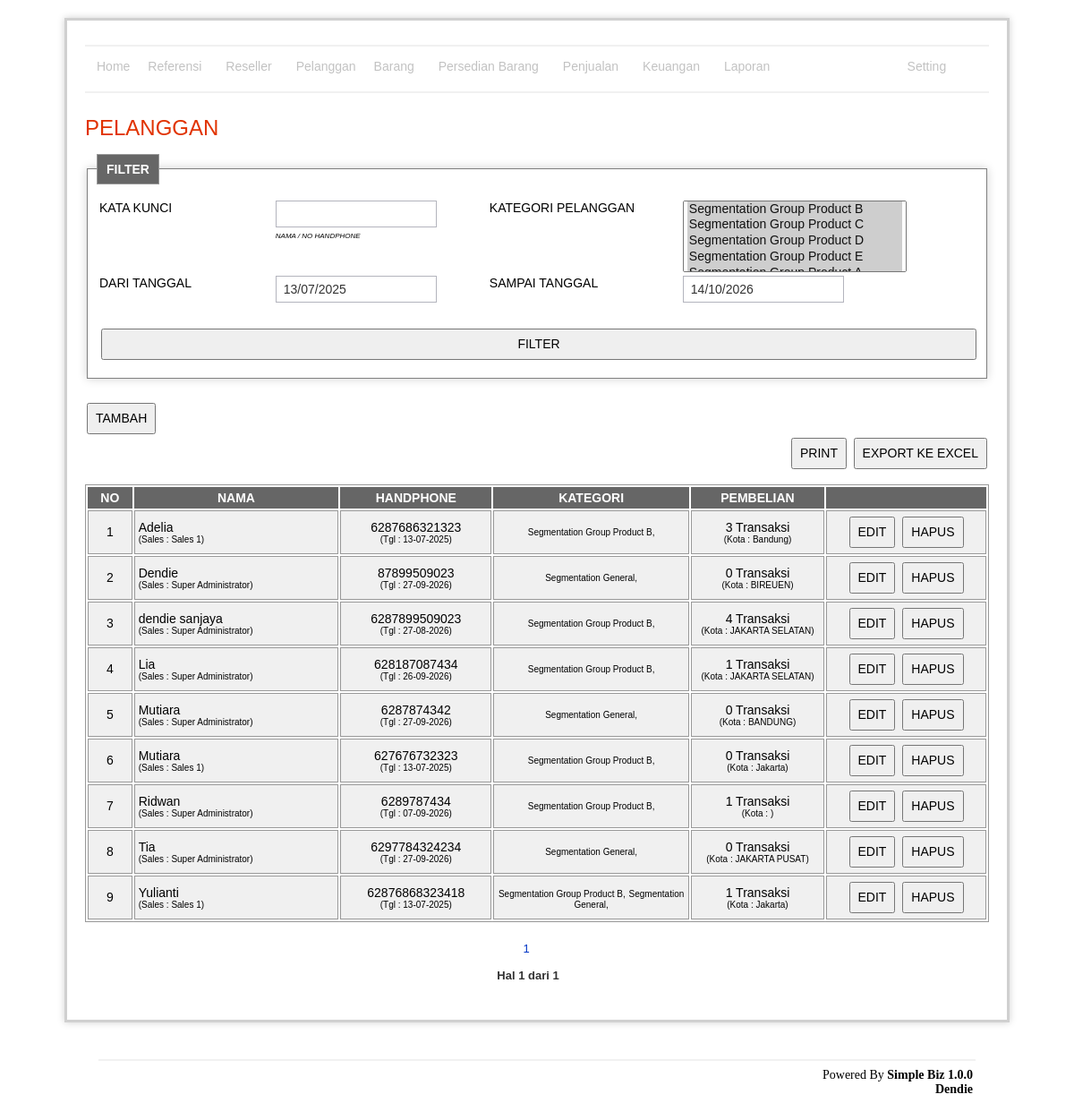
Page /customer/index.php (signed in) on the committed database.
### tables this page shows
CREATE TABLE `customer`  (
  `id` int(11) NOT NULL AUTO_INCREMENT,
  `sales_id` int(11) NOT NULL,
  `name` varchar(255) NOT NULL,
  `country_code` varchar(255) NOT NULL,
  `phone_number` varchar(255) NOT NULL,
  `city` varchar(255) NOT NULL,
  `date_input` datetime(0) NOT NULL,
  `is_delete` enum('0','1') NOT NULL COMMENT '0=not delete,1=delete',
  PRIMARY KEY (`id`) USING BTREE,
  INDEX `phone_number`(`country_code`, `phone_number`) USING BTREE
);

CREATE TABLE `customer_group`  (
  `id` int(11) NOT NULL AUTO_INCREMENT,
  `customer_id` int(11) NOT NULL,
  `client_id` int(11) NOT NULL,
  PRIMARY KEY (`id`) USING BTREE
);

CREATE TABLE `client`  (
  `id` int(11) NOT NULL AUTO_INCREMENT,
  `name` varchar(255) NOT NULL,
  `phone` varchar(255) NOT NULL,
  `messanger` varchar(255) NOT NULL,
  `date` date NOT NULL,
  `address` tinytext NULL,
  `is_fix` enum('0','1') NOT NULL DEFAULT '0' COMMENT '0= can be delete, 1= not delete',
  `is_delete` enum('0','1') NOT NULL DEFAULT '0' COMMENT '0=no delete, 1=delete',
  PRIMARY KEY (`id`) USING BTREE
);

### customer/indexRead.php (called while the page is built, shortened)
<?php
	include '../lib/connection.php';
	include '../lib/split.class.php';
	include '../lib/general.class.php';
	$keyword = general::secureInput(str_replace(' ','',trim($_REQUEST['keyword'])));
	$clientId = isset($_REQUEST['clientId']) ? $_REQUEST['clientId'] : array();
	$record = isset($_GET['SplitRecord']) ? general::secureInput($_GET['SplitRecord']) : 0;
	$whereSalesId = '';
	$tmp = explode('/',$_REQUEST['dateFrom']);
	$dateFrom  = general::secureInput($tmp[2].'-'.$tmp[1].'-'.$tmp[0]);
	$tmp = explode('/',$_REQUEST['dateTo']);
	$dateTo  = general::secureInput($tmp[2].'-'.$tmp[1].'-'.$tmp[0]);
	$query = "select id, name, phone,address
	          from client
	          where is_delete = '0'";
	$tmpClient = mysqli_query($con, $query) or die(mysqli_error($con));
	$clientIdDefault = array();
	while($valClient = mysqli_fetch_array($tmpClient)) {
	  $clientIdDefault[] = $valClient['id'];
	}
	$clientId = count($clientId) == 0 ? $clientIdDefault : $clientId;
	$clientIdStr = implode($clientId,',');
	$where = '';
	$where .= $clientId != 'x'? " and cg.client_id in ($clientIdStr) " : "";
	$limit = isset($_REQUEST['print']) ? '' : "limit $record,50";
	$query = "select c.id, c.name, c.phone_number, c.country_code, c.city, c.sales_id,
	        date_format(date_input,'%d-%m-%Y') as date_contact,
			(select m.name from member as m where m.id = c.sales_id) as sales_name
		from customer as c
		inner join customer_group as cg
		  on c.id = cg.customer_id
		  $where
		where c.is_delete = '0'
		  and (replace(name, ' ', '' ) like '%$keyword%' or replace(concat(c.country_code,c.phone_number), ' ', '' ) like '%$keyword%'
		  or concat(c.country_code,c.phone_number) like '%$keyword%')
		  and (date_format(date_input,'%Y-%m-%d') >= '$dateFrom' and date_format(date_input,'%Y-%m-%d') <= '$dateTo')
		  $whereSalesId
		group by c.id
		order by name
		$limit
		";
	$data = mysqli_query($con, $query) or die (mysqli_error($con));
	$query = "select count(c.id) as total
		from customer as c
		inner join customer_group as cg
		  on c.id = cg.customer_id
		  $where
		where c.is_delete = '0'
		  and (replace(name, ' ', '' ) like '%$keyword%' or replace(concat(c.country_code,c.phone_number), ' ', '' ) like '%$keyword%'
		  or concat(c.country_code,c.phone_number) like '%$keyword%')
		  and (date_format(date_input,'%Y-%m-%d') >= '$dateFrom' and date_format(date_input,'%Y-%m-%d') <= '$dateTo')
		  $whereSalesId
		  ";
	$dataTotal = mysqli_query($con, $query) or die(mysqli_error($con));
	$total = mysqli_fetch_array($dataTotal);
	$query = "select id, name, phone,address
	          from client
	          where is_delete = '0'";
	$cmbClient = mysqli_query($con, $query) or die(mysqli_error($con));
	$split = new Split('index.php',$total['total'],50,30);
?>

### lib/general.class.php (called while the page is built, shortened)
<?php
if (!class_exists('general')) {
	class general
	{
		public static function secureInput($str)
		{
			$rst = addslashes(htmlentities($str));
			return $rst;
		}
	}
}
?>

### customer/index.php (the view, shortened to what this page needs)
<?php include 'indexRead.php' ?>
	<h1>PELANGGAN</h1>
		<fieldset>
			<legend><b>FILTER<b></legend>
				<form action="index.php" method="post" >
					<table width="100%">
						<tr>
							<td width="20%" valign="top">KATA KUNCI</td>
							<td valign="top">
								<input placeholder=""name="keyword" type="text" value="<?php echo $_REQUEST['keyword'] ?>" style="width:180px"/><br />
								<small style="font-size:8px"><i>NAMA  / NO HANDPHONE</i></small>
							</td>
							<td width="" valign="top">KATEGORI PELANGGAN</td>
							<td width="" valign="top">
								<select name="clientId[]" style="width:250px; height: 80px" multiple>
									<?php while($valClient = mysqli_fetch_array($cmbClient)): ?>
										<option value="<?php echo $valClient['id'] ?>" <?php echo in_array($valClient['id'],$clientId) == true ? 'selected' : '' ?>><?php echo $valClient['name'] ?></option>
									<?php endwhile; ?>
								</select>
							</td>
						</tr>
						<tr>
							<td align="left" valign="top" >
								DARI TANGGAL
							</td>
							<td align="left" valign="top">
								<input type="text" name="dateFrom" id="dateFrom" value="" readonly style="width:180px" />
							</td>
							<td align="left" valign="top">
								SAMPAI TANGGAL
							</td>
							<td align="left" valign="top">
								<input type="text" name="dateTo" id="dateTo" value="" readonly style="width:180px" />
							</td>
						</tr>
						<tr>
							<td colspan="6"><input type="submit" value="FILTER" style="width: 100%; margin-top:20px" /></td>
						</tr>
					</table>
				</form>
		</fieldset>
		<br />
    <div style="margin: 10px 0px 15px 0px">
	    <div><input type="button" value="TAMBAH" onclick="window.location='add.php'" /></div>
		<?php if(mysqli_num_rows($data) > 0) : ?>
			<div style="text-align:right">
				<input type="button" value="PRINT" onclick="window.open('print.php?print=1&keyword=<?php echo $keyword ?>&dateFrom=<?php echo urlencode($_REQUEST['dateFrom']) ?>&dateTo=<?php echo urlencode($_REQUEST['dateTo']) ?>')" />
				<input type="button" value="EXPORT KE EXCEL" onclick="window.open('excel.php?print=1&keyword=<?php echo $keyword ?>&dateFrom=<?php echo urlencode($_REQUEST['dateFrom']) ?>&dateTo=<?php echo urlencode($_REQUEST['dateTo']) ?>')" />
			</div>
		<?php endif; ?>
	</div>
	<?php if(mysqli_num_rows($data) < 1) : ?>
	 	<div class="warning">
			<h3><?php echo message::getMsg('emptySuccess') ?></h3>
		</div>
	<?php else: ?>
		<div id="tbl">
			<table width="100%">
				<thead>
					<tr>
						<th align="center" width="5%">NO</th>
						<th align="center" width="23%">NAMA</th>
						<th align="center" width="17%">HANDPHONE</th>
						<th align="center" width="22%">KATEGORI</th>
						<th align="center" width="15%">PEMBELIAN</th>
						<th></th>
					</tr>
				</thead>
				<tbody>
					<?php $i = (1 + $record); ?>
					<?php while($val = mysqli_fetch_array($data)): ?>
						<tr>
							<td align="center"><?php echo $i ?></td>
							<td>
								<?php echo $val['name'] ?><br />
								<small style="font-size: 10">(Sales : <?php echo $val['sales_name'] ?>)</small>
							</td>
							<td align="center">
								<?php echo $val['country_code'] ?><?php echo $val['phone_number'] ?><br />
								<small style="font-size: 10">(Tgl : <?php echo $val['date_contact'] ?>)</small>
							</td>
							<td align="center">
								<?php
									$customerId = $val['id'];
									$query = "select cg.client_id,c.name
										from customer_group as cg
										inner join client as c
										  on c.id = cg.client_id
										where cg.customer_id = '$customerId'
										order by c.name";
									$tmp = mysqli_query($con, $query) or die (mysqli_error($con));
								?>
								<?php while($valCategory = mysqli_fetch_array($tmp)): ?>
									<small style="font-size: 10px"><?php echo $valCategory['name'] ?>,</small>
								<?php endwhile; ?>
							</td>
							<td align="center">
								<?php
								    $fullPhoneNumber = $val['country_code'].$val['phone_number'];
									$query =  "select count(so.id) as total_pembelian from sales_order as so
									     where replace(replace(so.phone,'-',''),'+','') = '$fullPhoneNumber'
									     and is_delete = '0'
									     and status_payment = '1'";
									$tmpPhoneNumber = mysqli_query($con, $query) or die (mysqli_error($con));
									$rstPhoneNumber = mysqli_fetch_array($tmpPhoneNumber);
			 					?>
								<?php echo $rstPhoneNumber['total_pembelian'] ?> Transaksi <br />
								<small style="font-size: 10">(Kota : <?php echo $val['city'] ?>)</small>
							</td>
							<td align="center">
								<?php if(in_array($_SESSION['loginPosition'], array('1'))): ?>
									<input type="button" value="EDIT" onclick="window.location='edit.php?id=<?php echo $val['id'] ?>'" />
									<input type="button" value="HAPUS" onclick="confirm('Anda yakin akan menghapus ?') ? window.location='delete.php?id=<?php echo $val['id'] ?>' : false" />
								<?php endif ?>
							</td>
						</tr>
					<?php $i++; ?>
					<?php endwhile; ?>
			</table>
			<p style="text-align:center; padding:10px">
				<?php
					echo $split->splitPage($_GET['SplitLanjut'],array('keyword='.$keyword,'dateFrom='.$_REQUEST['dateFrom'],'dateTo='.$_REQUEST['dateTo']));
					echo '<br /><br />';
					echo 'Hal <b>',$split->NoPage($_GET['SplitRecord']),'</b> dari <b>',$split->totalPage().'</b>';a
				?>
			</p>
		</div>
	<?php endif; ?>
<?php $templateContent = ob_get_contents(); ?>
<?php include '../template/main.php' ?>

### lib/split.class.php (shortened to what this page needs)
<?php
class split
{
	private $MaxData;
	private $MaxSplit;
	private $JmlData;
	private $NamaFile;
	private $CssStyle;
	function __construct($NamaFile='index.php',$JmlData=100,$MaxData=20,$MaxSplit=9,$CssStyle='')
	{
		$this->MaxData=$MaxData;
		$this->MaxSplit=$MaxSplit;
		$this->JmlData=$JmlData;
		$this->NamaFile=$NamaFile;
		$this->CssStyle=$CssStyle;
	}
	function splitPage($SplitLanjut,$TambahUrl=array(),$KataBack='Back',$KataNext='Next')
	{
		$this->SplitLanjut=$SplitLanjut;
		$this->SplitData=$this->JmlData/$this->MaxData;
		if(is_float($this->SplitData))
    	    $this->SplitData=intval($this->SplitData)+1;
		if($this->MaxSplit>($this->SplitData-$this->SplitLanjut))
			$this->MaxSplit=($this->SplitData-$this->SplitLanjut)+1;
		for($i=$this->SplitLanjut;$i<$this->SplitLanjut+$this->MaxSplit;$i++)
		{
			$SplitUrl='';
			foreach($TambahUrl as $val)
			{
				$val='&'.$val;
			    $SplitUrl=$SplitUrl.$val;
			}
			$SplitRecord=($i-1)*$this->MaxData;
		    print "<a href='$this->NamaFile?SplitLanjut=$this->SplitLanjut&SplitRecord=$SplitRecord$SplitUrl' class='$this->CssStyle'>$i</a>&nbsp;";
		}
	}
	function noPage($SplitRecord)
	{
		$this->SplitRecord=$SplitRecord;
		return ($this->SplitRecord+$this->MaxData)/$this->MaxData;
	}
	function totalPage()
	{
		$this->SplitData=$this->JmlData/$this->MaxData;
		if(is_float($this->SplitData))
    	    $this->SplitData=intval($this->SplitData)+1;
		return 	$this->SplitData;
	}
}
?>

### template/main.php (shortened to what this page needs)
<html>
	<head><meta http-equiv="Content-Type" content="text/html; charset=utf-8">
		<link rel="stylesheet" type="text/css" media="screen" href="../asset/css/style.css" />
		<link rel="stylesheet" type="text/css" media="screen" href="../asset/css/jquery	-ui.css" />
		<link rel="stylesheet" type="text/css" media="screen" href="../asset/css/nav.css" />
	<head>
	<body>
		<div id="content" style="width:1050px;">
			<div id="body">
			    <?php include '../menu/index.php' ?>
				<?php echo $templateContent ?>
			</div>
		</div>
	<footer>
		<center>
			<div id="footer" style="width:980px">
				<hr />
				<table width="100%">
					<td width="50%">
					</td>
					<td align="right">
						Powered By <b>Simple Biz 1.0.0</b><br />
						<b>Dendie</b>
					</td>
			</div>
		</center>
	</footer>
</html>

### menu/index.php (shortened to what this page needs)
<hr />
<table width="100%">
	<tr>
		<td width="<?php echo substr($_SESSION['loginPrivilage'],5,1) == '1' ? '90%' : '90%' ?>" valign="top">
			<div id="smoothmenu" class="ddsmoothmenu">
				<ul>
					<?php if(in_array($_SESSION['loginPosition'], array('1','2','3','4','5'))): ?>
						<li><a href="../home/index.php">Home</a></li>
					<?php endif; ?>
					<?php if(in_array($_SESSION['loginPosition'], array('1','4'))): ?>
						<li>
							<a href="#">Referensi</a>
						</li>
					<?php endif; ?>
					<?php if(in_array($_SESSION['loginPosition'], array('1','5'))): ?>
					<li>
						<a href="#">Reseller </a>
					</li>
					<?php endif; ?>
					<?php if(in_array($_SESSION['loginPosition'], array('1','3','5'))): ?>
						<li><a href="../customer/index.php">Pelanggan</a></li>
					<?php endif; ?>
					<?php if(in_array($_SESSION['loginPosition'], array('1'))): ?>
					<li>
						<a href="#">Barang</a>
					</li>
					<?php endif; ?>
					<?php if(in_array($_SESSION['loginPosition'], array('1','2','3','4','5'))): ?>
					<li>
						<a href="#">Persedian Barang</a>
					</li>
					<?php endif; ?>
					<?php if(in_array($_SESSION['loginPosition'], array('1','2','3','4','5'))): ?>
					<li>
						<a href="#">Penjualan</a>
					</li>
					<?php endif; ?>
					<?php if(in_array($_SESSION['loginPosition'], array('1','4'))): ?>
					<li>
						<a href="#">Keuangan</a>
					</li>
					<?php endif; ?>
					<?php if(in_array($_SESSION['loginPosition'], array('1','4','5'))): ?>
					<li>
						<a href="#">Laporan</a>
					</li>
					<?php endif; ?>
				</ul>
			</div>
		</td>
		<td valign="top">
			<div id="smoothmenu" class="ddsmoothmenu">
				<ul>
					<li>
						<a href="#">Setting</a>
					</li>
				</ul>
			</div>
		</td>
	</tr>
</table>
<hr />

### asset/css/style.css (style rules this page uses)
#body { margin: 15px; padding: 5px; font-family: Lucida Grande, Verdana, Geneva, Sans-serif; font-size: 13px; color: #333; background-color: #fff; }
a { color: #0134c5; background-color: transparent; text-decoration: none; font-weight: normal; outline-style: none; }
#content { border: 3px solid #D0D0D0; -webkit-box-shadow: 0 0 8px #D0D0D0; margin: 20px auto; padding: 0; }
#content p { margin: 12px 20px 12px 0; text-align:left; }
#content h1 { color: #e13300; background-color: transparent; font-weight: normal; font-size: 24px; margin: 10px 0 5px 0; padding: 15px 0 10px 0px; text-align:left; }
table { font-size: 14px; }
#tbl table { border: 1px solid #999; }
#tbl th { font-weight: bold; text-align: center; font-size: 14px; background-color: #666; color: #fff; padding: 4px; }
#tbl td { border: 1px solid #999; font-weight: normal; font-size: 14px; padding: 4px; background-color: #f0f0f0; }
#footer { background-color: transparent; font-size: 10px; padding: 16px 0 15px 0; margin: 20px 0 0 0; text-align: center; }
fieldset { border: 1px solid #999; background-color: #ffffff; border: 1px solid gray; -webkit-box-shadow: 0px 0px 10px #D0D0D0; padding: 15px 10px 15px 10px; }
fieldset legend { border: 1px solid #999; font-size: 14px; padding: 8px 10px 8px 10px; background-color: #666; color: #fff; }
hr { border: 1px solid #f1f1f1; }
form { margin: 0; padding: 0; text-align: left; }
input[type="text"], input[type="password"], textarea { font-size: 14px; color: #333; border: 1px solid #B3B4BD; font-size: 14px; height: 24px; margin: 0px 0px 5px 0px; padding: 2px 8px 2px 8px; height: 30px; }
select { font-size: 14px; height: 30px; padding: 0px 4px 0px 4px; }
input[type="button"], input[type="submit"] { font-size: 14px; height: 35px; padding: 2px 8px 2px 8px; margin: 2px; }

### asset/css/nav.css (style rules this page uses)
.ddsmoothmenu { font: bold 14px; font-family: Lucida Grande, Verdana, Geneva, Sans-serif; background:none; margin-left:0px; }
.ddsmoothmenu ul { margin: 0; padding: 0; list-style-type: none; }
.ddsmoothmenu ul li { position: relative; display: inline; float: left; }
.ddsmoothmenu ul li a,.ddsmoothmenu ul li a.noborder { display: block; background:none; color: #666; padding: 5px 10px 10px 10px; text-decoration: none; }
.ddsmoothmenu ul li a:link, .ddsmoothmenu ul li a:visited { color: #6666; }

### rows in the picture
customer: name "Adelia", sales_name "Sales 1", country_code "62", phone_number "87686321323", date_contact "13-07-2025", total_pembelian "3", city "Bandung"
customer_group: client.name "Segmentation Group Product B"
customer: name "Dendie", sales_name "Super Administrator", country_code "8", phone_number "7899509023", date_contact "27-09-2026", total_pembelian "0", city "BIREUEN"
customer_group: client.name "Segmentation General"
customer: name "dendie sanjaya", sales_name "Super Administrator", country_code "62", phone_number "87899509023", date_contact "27-08-2026", total_pembelian "4", city "JAKARTA SELATAN"
customer_group: client.name "Segmentation Group Product B"
customer: name "Lia", sales_name "Super Administrator", country_code "62", phone_number "8187087434", date_contact "26-09-2026", total_pembelian "1", city "JAKARTA SELATAN"
customer_group: client.name "Segmentation Group Product B"
customer: name "Mutiara", sales_name "Super Administrator", country_code "62", phone_number "87874342", date_contact "27-09-2026", total_pembelian "0", city "BANDUNG"
customer_group: client.name "Segmentation General"
customer: name "Mutiara", sales_name "Sales 1", country_code "62", phone_number "7676732323", date_contact "13-07-2025", total_pembelian "0", city "Jakarta"
customer_group: client.name "Segmentation Group Product B"
customer: name "Ridwan", sales_name "Super Administrator", country_code "62", phone_number "89787434", date_contact "07-09-2026", total_pembelian "1"
customer_group: client.name "Segmentation Group Product B"
customer: name "Tia", sales_name "Super Administrator", country_code "62", phone_number "97784324234", date_contact "27-09-2026", total_pembelian "0", city "JAKARTA PUSAT"
customer_group: client.name "Segmentation General"
customer: name "Yulianti", sales_name "Sales 1", country_code "62", phone_number "876868323418", date_contact "13-07-2025", total_pembelian "1", city "Jakarta"
customer_group: client.name "Segmentation Group Product B"
customer_group: client.name "Segmentation General"

### other values in the picture
$split->NoPage($_GET['SplitRecord']) "1"
$split->totalPage() "1"
form field value "Segmentation Group Product B ☑ / Segmentation Group Product C ☑ / Segmentation Group Product D ☑ / Segmentation Group Product E ☑"
